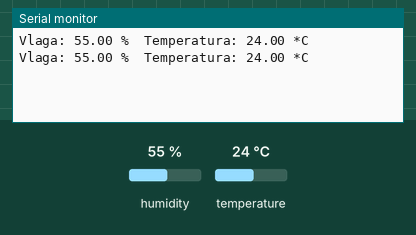
This sketch was run on a simulated Arduino Uno, built with avr-gcc and run on an emulated ATmega328P. On the bench: the last lines printed to the serial monitor. Inputs (shaded band) come from the test bench; at power-on: humidity 55 %, temperature 24 °C.

Above: at 4.8 s.
4.9 s: humidity set to 22 %
At 7.5 s:
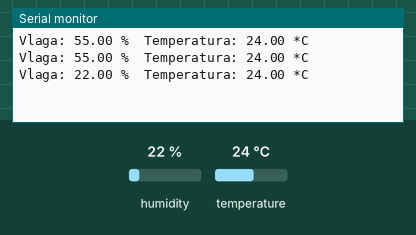
7.9 s: temperature set to 12 °C
At 8.7 s:
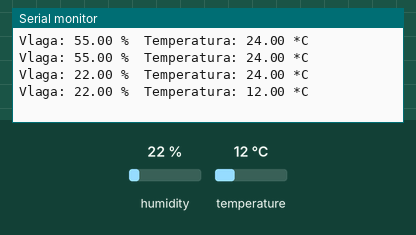
10.9 s: humidity set to 40 %
At 13.6 s:
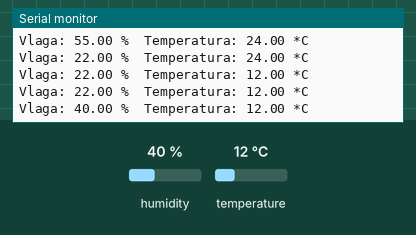
Timing chart, 0 to 15.1 s (numbered marks = the images above; inputs shaded):
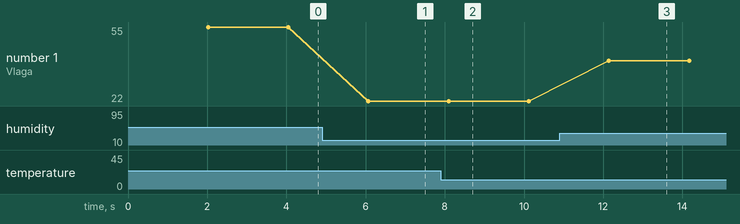

Measured:
- after the input at 4.9 s, the serial monitor: prints a new line after 1.2 s (image 1)
- after the input at 7.9 s, the serial monitor: prints a new line after 0.20 s (image 2)
- after the input at 10.9 s, the serial monitor: prints a new line after 1.2 s (image 3)
- plotted number 1: 55 → 22 after the input at 4.9 s, 22 → 40 after the input at 10.9 s

The sketch:

dht11_croduino.ino
```cpp
#include "DHT.h"

#define DHTPIN A0 // na koji pin je povezan DHT11
#define DHTTYPE DHT11

DHT dht(DHTPIN, DHTTYPE);

void setup() {
  Serial.begin(9600);
  dht.begin();
}

void loop() {
  //pričekati par sekundi između svakog mjerenja
  delay(2000);

  // očitava vlagu u varijabli h te temperaturu u varijabli t
  float h = dht.readHumidity();
  float t = dht.readTemperature();

  if (isnan(h) || isnan(t)) {
    Serial.println("Neuspješno očitavanje senzora! ");
    return;
  }

  Serial.print("Vlaga: ");
  Serial.print(h);
  Serial.print(" %\t");
  Serial.print("Temperatura: ");
  Serial.print(t);
  Serial.println(" *C ");
}
```
